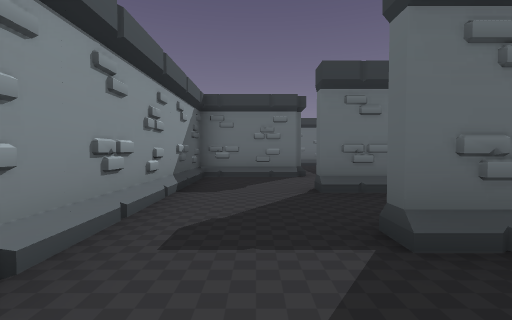
[1] (above)

22 first-person views from a walk through a level from a Godot 3-D game. The camera is 1.3 m above the floor, tilts 2° down and sees 85° across. The floor is counted in squares, 2 m on a side. Each view is taken from the middle of a square. On the plan, view 1 faces up. The plan holds only what a view shows up to about 9 squares ahead; the rest is blank.

[2]
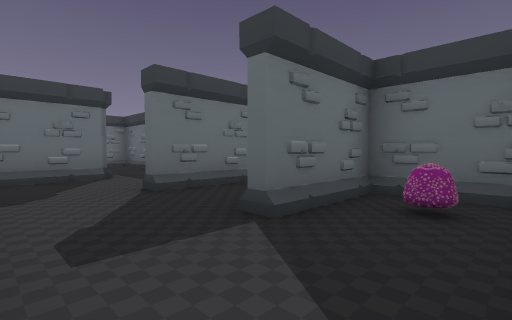

[3]
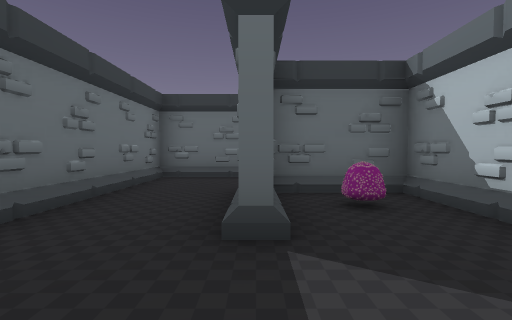

[4]
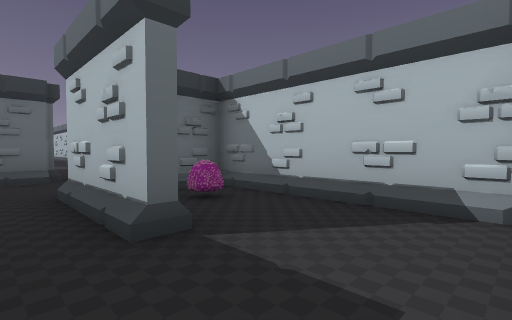

[5]
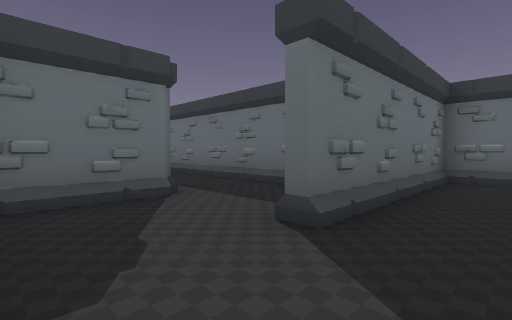

[6]
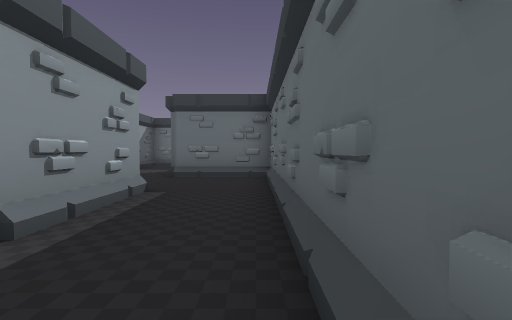

[7]
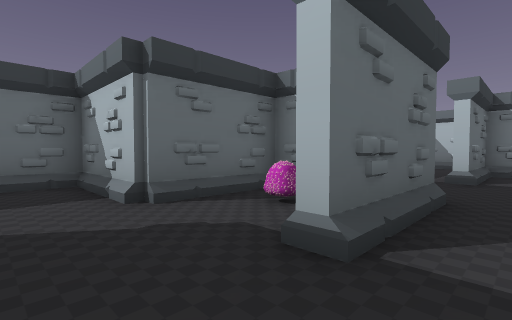

[8]
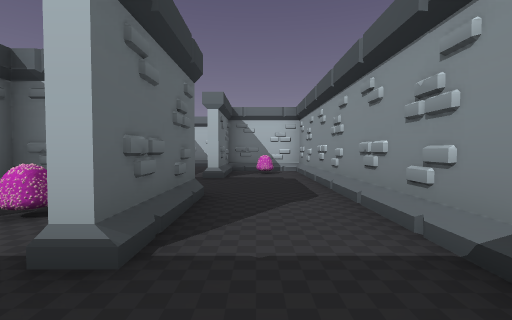

[9]
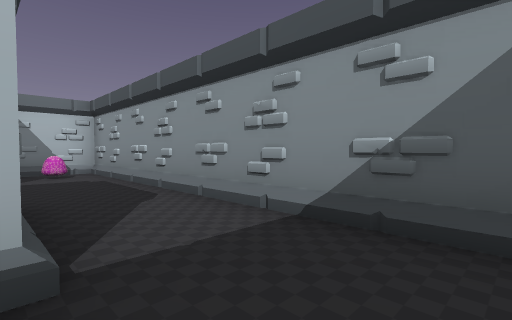

[10]
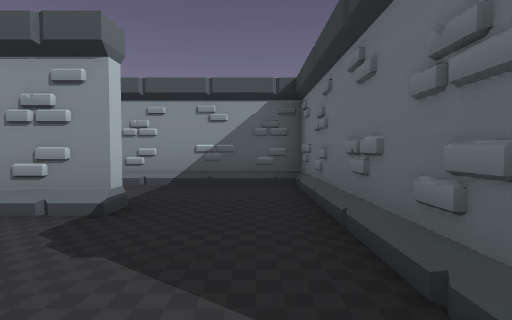

[11]
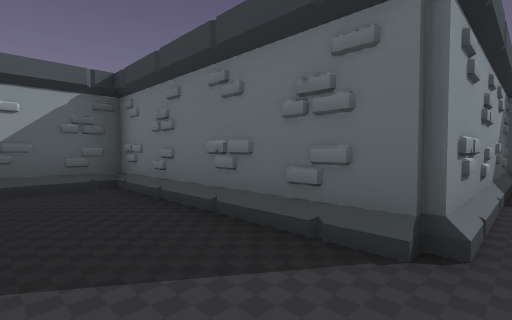

[12]
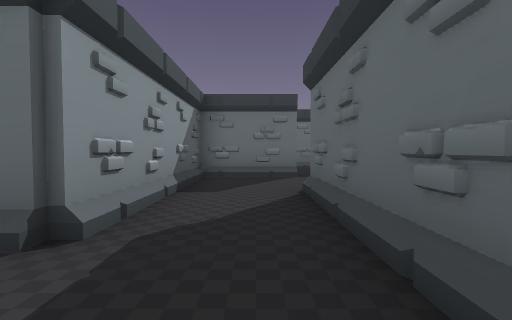

[13]
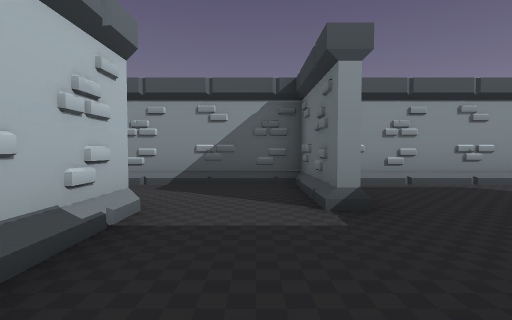

[14]
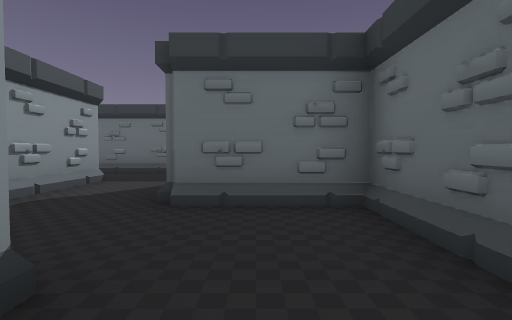

[15]
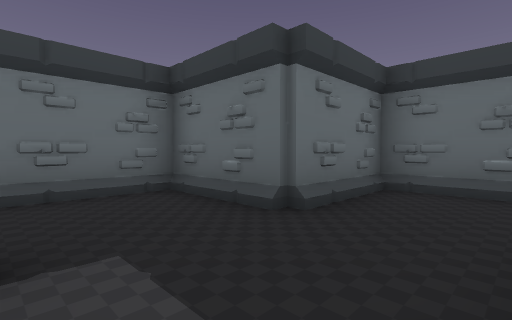

[16]
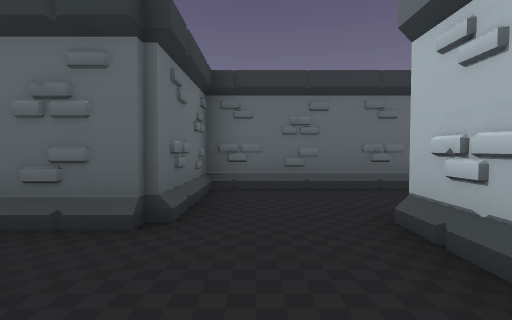

[17]
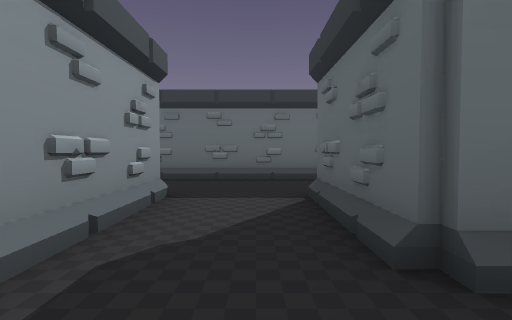

[18]
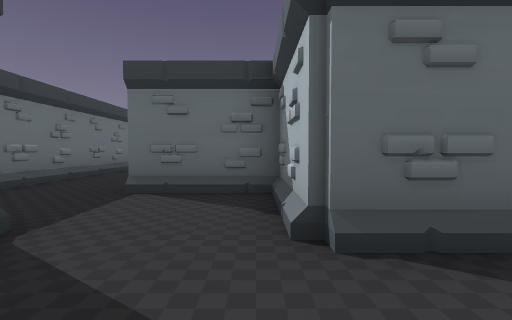

[19]
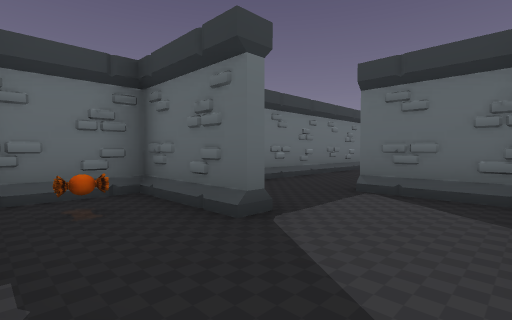

[20]
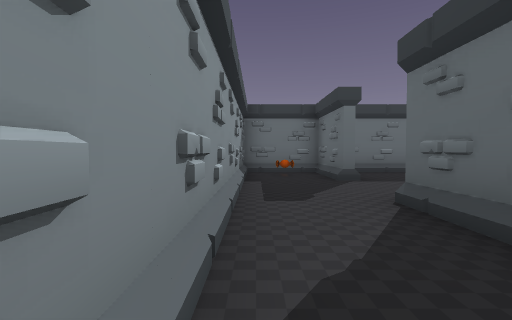

[21]
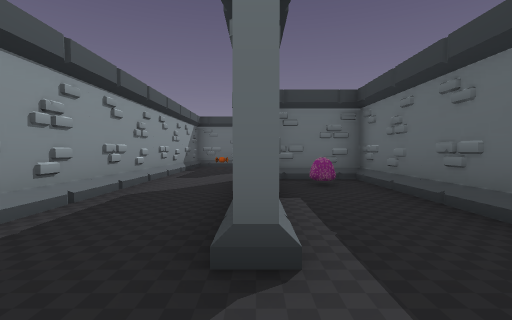

[22]
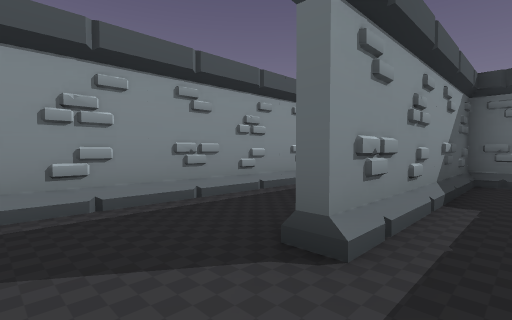

### Floor plan
Ten units are one square. View 1 is at (0, 0); x grows to the right and y downward. Boxes are objects, and circles mark ways between rooms. Rooms are numbered by the first view taken in them; rooms with no view inside come last. Other rooms are left out.
<svg viewBox="-19 -299 133 308">
<path fill="none" stroke="#000" d="M-9 4 34 4 34 -19 10 -19M-14 -44 -14 -14M9 -95 11 -95 11 -69M34 -52 34 -119 9 -119M9 -119 9 -145 11 -145M16 -169 -14 -169 -14 -71 9 -71 9 -95M11 -145 11 -132M36 -169 16 -169M28 -121 34 -121 34 -145 45 -145M60 -219 36 -219 36 -169M45 -145 59 -145 59 -196M109 -195 109 -219 84 -219M60 -222 60 -219M59 -196 85 -196M36 -270 36 -230M59 -244 59 -270M66 -294 34 -294M9 -270 9 -294 -14 -294 -14 -181M9 -229 9 -246 34 -246 34 -270M34 -294 19 -294M34 -205 34 -244 11 -244 11 -195 8 -195M59 -18 59 -44 10 -44M9 -21 35 -21M11 -69 -14 -69 -14 -44M84 -219 84 -244 59 -244"/>
<rect x="15" y="-15" width="10" height="10" fill="#bbb"><title>other object</title></rect>
<rect x="-5" y="-85" width="10" height="10" fill="#bbb"><title>other object</title></rect>
<rect x="15" y="-135" width="10" height="10" fill="#bbb"><title>other object</title></rect>
<rect x="-5" y="-285" width="10" height="10" fill="#bbb"><title>pumpkin</title></rect>
<rect x="15" y="-235" width="10" height="10" fill="#bbb"><title>other object</title></rect>
<circle cx="10" cy="-30" r="3" fill="#2a7"/>
<circle cx="-5" cy="-40" r="3" fill="#2a7"/>
<circle cx="10" cy="-105" r="3" fill="#2a7"/>
<circle cx="10" cy="-55" r="3" fill="#2a7"/>
<circle cx="10" cy="-155" r="3" fill="#2a7"/>
<circle cx="40" cy="-155" r="3" fill="#2a7"/>
<circle cx="60" cy="-205" r="3" fill="#2a7"/>
<circle cx="90" cy="-205" r="3" fill="#2a7"/>
<circle cx="75" cy="-220" r="3" fill="#2a7"/>
<circle cx="40" cy="-285" r="3" fill="#2a7"/>
<circle cx="60" cy="-230" r="3" fill="#2a7"/>
<circle cx="10" cy="-185" r="3" fill="#2a7"/>
<text x="0" y="-20">1</text>
<text x="20" y="-80">2</text>
<text x="0" y="-120">3</text>
<text x="30" y="-150">4</text>
<text x="50" y="-190">5</text>
<text x="90" y="-210">6</text>
<text x="70" y="-210">7</text>
<text x="50" y="-270">8</text>
<text x="0" y="-250">9</text>
<text x="20" y="-200">10</text>
<text x="40" y="-30">11</text>
<text x="-10" y="-60">12</text>
<text x="70" y="-230">13</text>
</svg>
Room 1 opens to room 11. Room 1 opens to room 12. Room 2 opens to room 3. Room 2 opens to room 12. Room 3 opens to room 4. Room 4 opens to room 5. Room 5 opens to room 7. Room 6 opens to room 7. Room 7 opens to room 13. Room 8 opens to room 9. Room 8 opens to room 13. Room 9 opens to room 10.

Where each view was taken, in squares from view 1:
view 1: 0 up, 0 right, facing up
view 2: 0 up, 1 left, facing up-right
view 3: 2 up, 1 left, facing right
view 4: 3 up, 1 left, facing down-right
view 5: 3 up, 1 left, facing up-right
view 6: 5 up, 3 right, facing up
view 7: 16 up, 0 right, facing down-right
view 8: 16 up, 0 right, facing down
view 9: 16 up, 1 right, facing down-left
view 10: 16 up, 4 right, facing left
view 11: 15 up, 4 right, facing up-left
view 12: 15 up, 5 right, facing up
view 13: 21 up, 9 right, facing left
view 14: 21 up, 7 right, facing up
view 15: 20 up, 6 right, facing up-right
view 16: 21 up, 6 right, facing right
view 17: 23 up, 5 right, facing up
view 18: 25 up, 1 left, facing right
view 19: 25 up, 1 left, facing up-right
view 20: 21 up, 1 left, facing up
view 21: 18 up, 1 right, facing up
view 22: 18 up, 2 right, facing up-left
